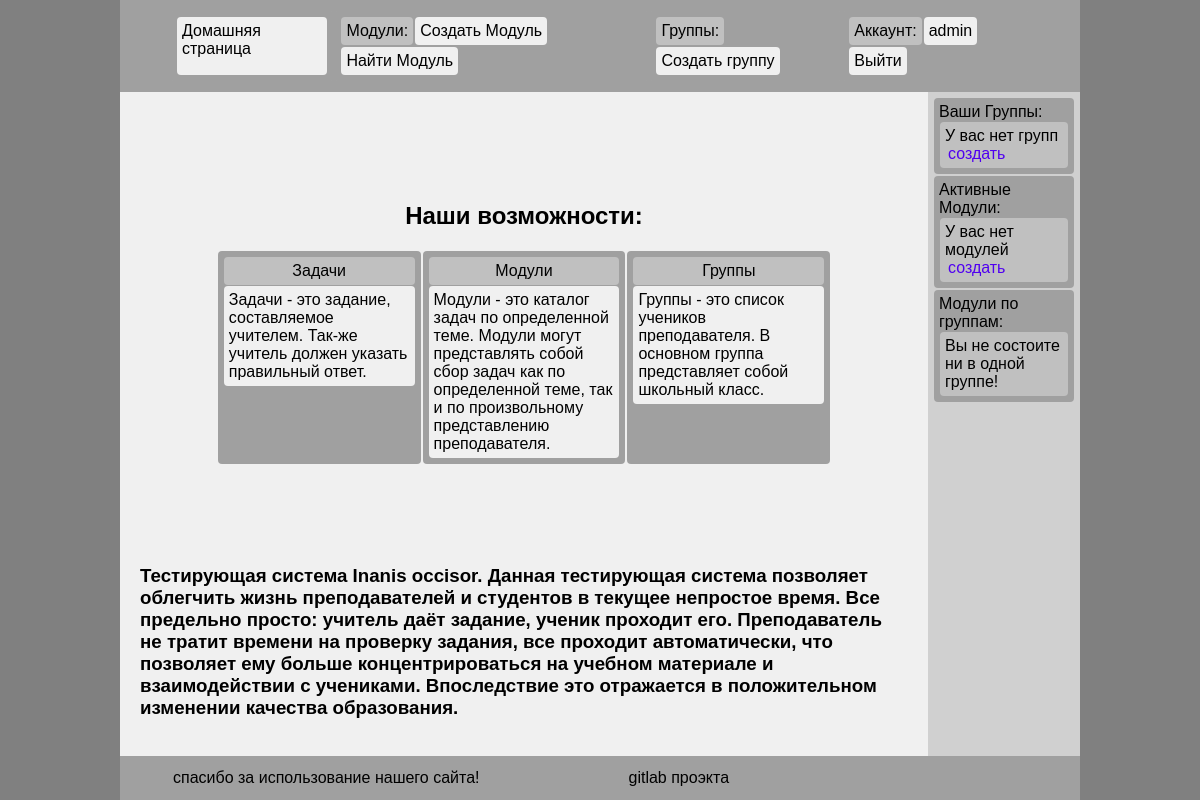
Page / (signed in) on the earlier database version.
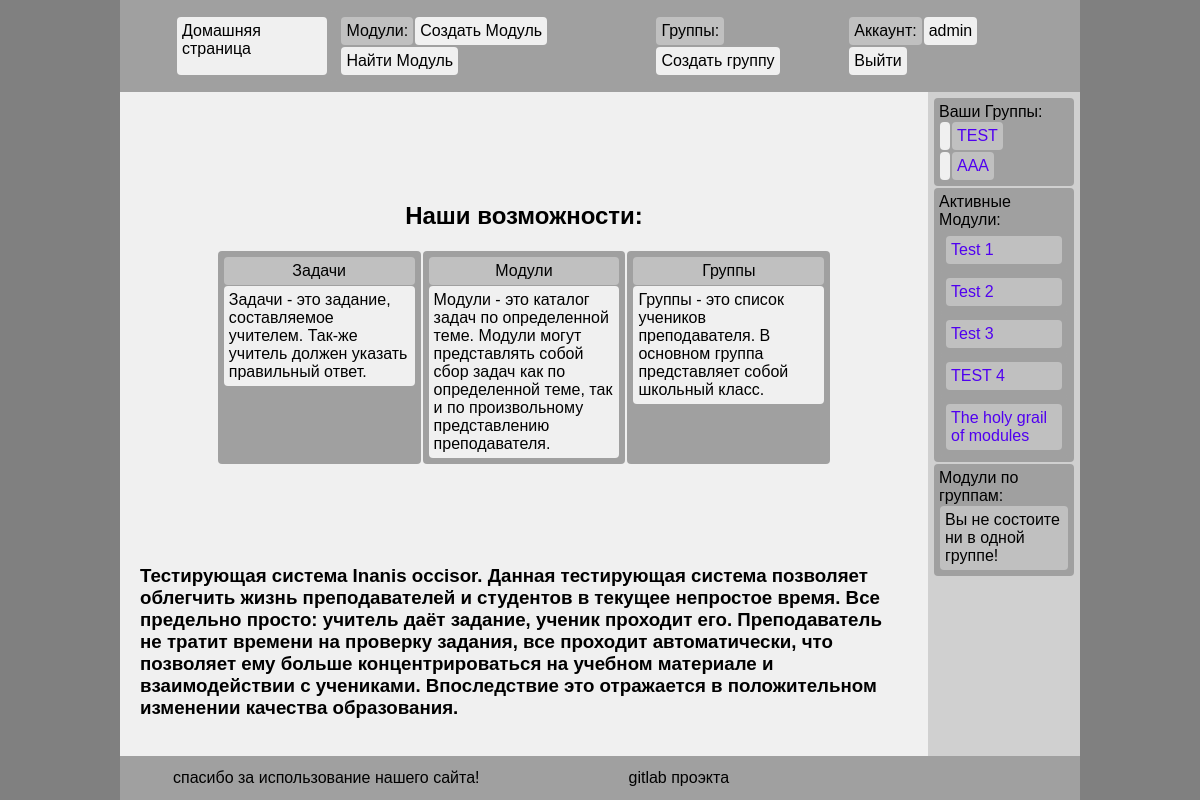
Same page on the later database version.
### groups/models.py (models this page shows)
class Group(models.Model):
    author          = models.ForeignKey(User, related_name="group_author", on_delete=models.CASCADE, null=True)
    name            = models.CharField(max_length=32, default="")
    description     = models.CharField(max_length=1024, default="")
    creation_date   = models.DateTimeField(default=timezone.now())
    id              = models.CharField(max_length=16, unique=True, primary_key = True)
    moduls_data     = models.ManyToManyField(ModuleData, related_name="moduls_data", blank=True)
    members         = models.ManyToManyField(User, related_name="members", blank=True)
    members_pending = models.ManyToManyField(User, related_name="member_pending", blank=True)

### tasks/models.py (models this page shows)
class Module(models.Model):
    name            = models.CharField(max_length=64, default="Новый модуль")
    author          = models.ForeignKey(User, on_delete=models.CASCADE)
    description     = models.CharField(max_length=1024, default="AAAA")
    creation_date   = models.DateTimeField(default=timezone.now())
    tasks_data      = models.JSONField(default=list)
    is_tasks_rnd    = models.BooleanField(default=False)
    id              = models.CharField(max_length=16, unique=True, primary_key=True)

### main/views.py (the view)
# urls.py: path('' ,                               main.HomeView),
def HomeView(request):
    context = get_base_context(request)
    return render(request, 'home.html', context)

### static/py/view.py (called while the page is built)
def get_base_context(request, **kwargs):
    context = {}
    for c_name, c_value in list(filter(lambda c:c[0].startswith('temp'), request.session.items())):
        if 'keep_cookies' in kwargs and c_name in kwargs['keep_cookies']: continue
        del request.session[c_name]
    for s in request.session.items():print(s)
    if request.user.is_authenticated:
        context['my_modules']    = Module.objects.all()
        context['my_groups']     = Group.objects.all()
        context['new_modules']    = Module.objects.filter(author=request.user)
    return context

### main/templates/home.html (shortened to what this page needs)
{% extends './base.html' %}
{% block content %}
<h2 style="margin-top: 100px; text-align: center;">Наши возможности:</h2>
<div class="flex" style="margin: 10px 10% 100px 10%;">
    <div class="box" style="width: 300px;">
        <p class="component2" style="text-align: center;">Задачи</p>
        <p class="component">Задачи - это задание, составляемое учителем. Так-же учитель должен указать правильный ответ.</p>
    </div>
    <div class="box" style="width: 300px;">
        <p class="component2" style="text-align: center;">Модули</p>
        <p class="component">Модули - это каталог задач по определенной теме. Модули могут представлять собой сбор задач как по определенной теме, так и по произвольному представлению преподавателя.</p>
    </div>
    <div class="box" style="width: 300px;">
        <p class="component2" style="text-align: center;">Группы</p>
        <p class="component">Группы - это список учеников преподавателя. В основном группа представляет собой школьный класс.</p>
    </div>
</div>
<h3>Тестирующая система Inanis occisor. Данная тестирующая система позволяет облегчить жизнь преподавателей и студентов в текущее непростое время. Все предельно просто: учитель даёт задание, ученик проходит его. Преподаватель не тратит времени на проверку задания, все проходит автоматически, что позволяет ему больше концентрироваться на учебном материале и взаимодействии с учениками. Впоследствие это отражается в положительном изменении качества образования.</h3>
{% endblock %}

### static/templates/sider.html (shortened to what this page needs)
<div class="box flex-col">
    Ваши Группы:
    {% if not my_groups %}
    <div class="component2">
        У вас нет групп <a href="/groups/create">создать</a>
    </div>
    {% endif %}
    {% for group in my_groups %}
        <div class="flex">
            {% if group.1 != 0 %}<a class="component">{{group.1}}</a>{% endif %}
            <a class="component2" href="/groups/{{group.id}}">{{group.name}}</a>
        </div>
    {% endfor %}
</div>
<div class="box flex-col">
    Активные Модули:
    {% if not my_modules %}
    <div class="component2">
        У вас нет модулей <a href="/tasks/create">создать</a>
    </div>
    {% endif %}
    {% for module in my_modules %}
        <div class="flex-col box">
            <a class="component2" href="/tasks/{{module.id}}">{{module.name}}</a>
        </div>
    {% endfor %}
</div>
<div class="flex-col box">
    Модули по группам:
    {% if not modules_groups %}
        <p class="component2">Вы не состоите ни в одной группе!</p>
    {% endif %}
</div>

Differences in the rows shown:
added Group: name "TEST"
added Group: name "AAA"
added Module: name "Test 1"
added Module: name "Test 2"
added Module: name "Test 3"
added Module: name "TEST 4"
added Module: name "The holy grail of modules"
Other differences:
text no longer shown: "У вас нет групп создать У вас нет модулей создать"
